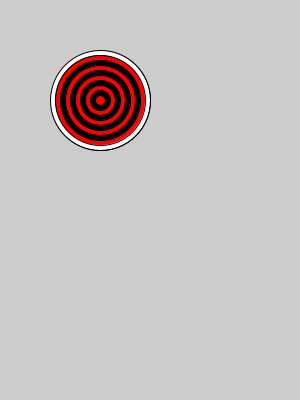
Frame 1 (no input)
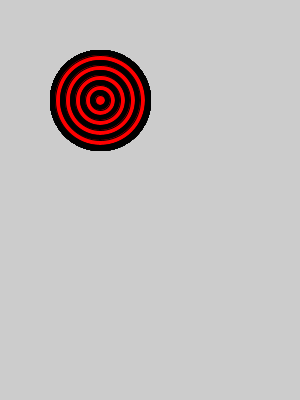
Frame 60 (the mouse pressed at the canvas centre just before this capture)
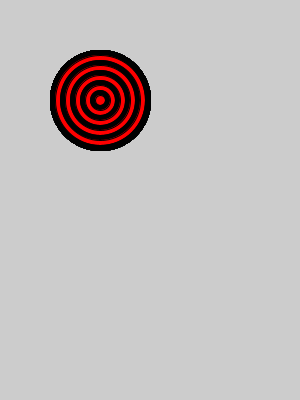
Frame 120 (the mouse held since frame 60 and released just before this capture)

The Processing sketch that drew these frames (run headless with seeded random() and noise(); from frame 60 on, the mouse is pressed at the canvas centre):

// Processing sketch: bullseye
// ── bullseye.pde

void setup() {
 
  // set the size of your sketch
  size(300,400);
}

void draw() {
    ellipse( 100,100, 100, 100);
  //Starting with the largest ellipse, use a for loop to draw a bullseye with ellipses.
  for(int i =10; i>0 ;i--){
 ellipse(100,100, i*10,i*10);
 if(i%2==0){
   fill(255,0,0);
}else if(i%1==0){
fill(0,0,0);
}
  
  //Use an if statement and modulo to alternate the color of your rings.
  

}
}
